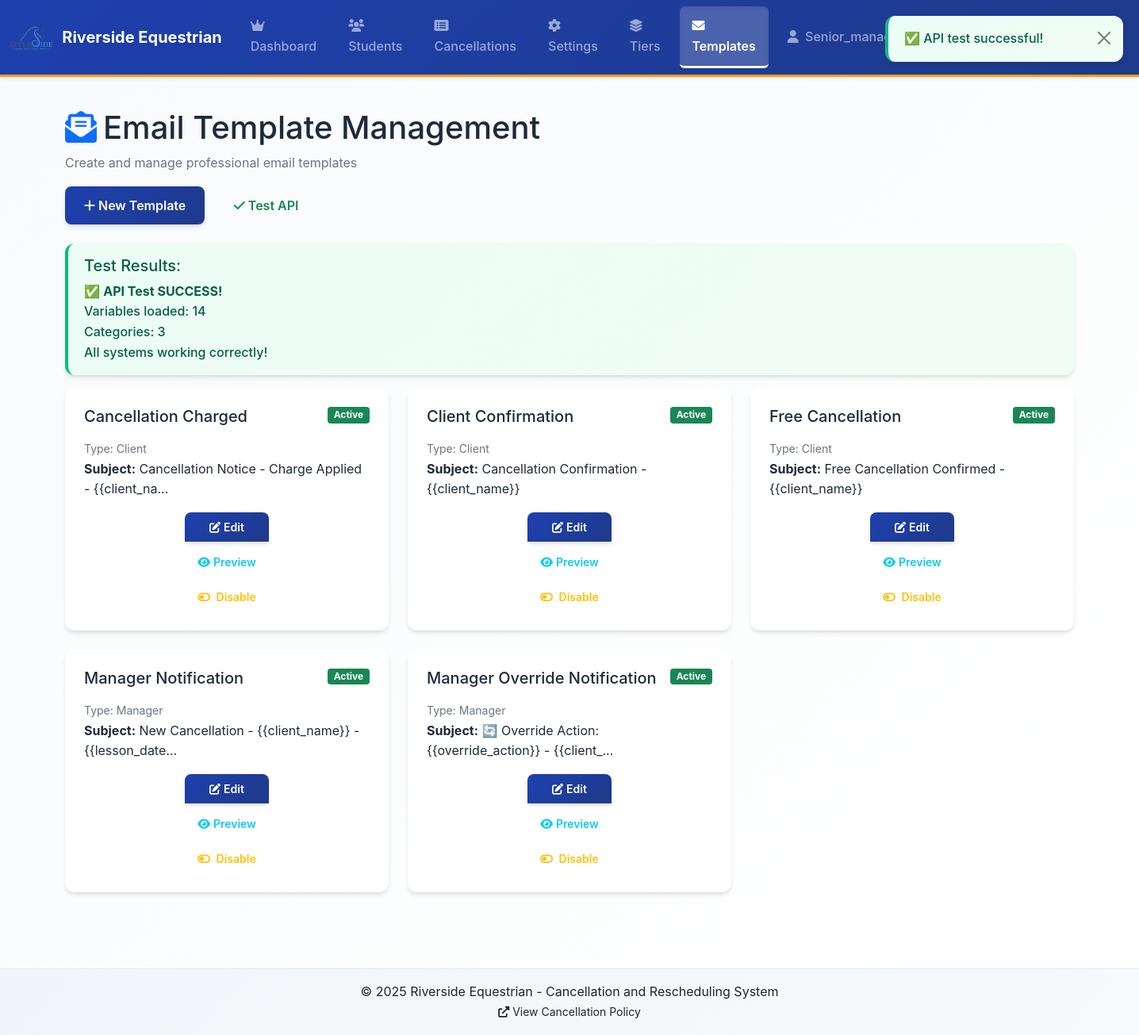
The app's page /senior/templates (signed in) with its own data.
### tables this page shows
CREATE TABLE email_templates (
                id TEXT PRIMARY KEY,
                name TEXT NOT NULL,
                subject TEXT NOT NULL,
                body TEXT NOT NULL,
                type TEXT NOT NULL DEFAULT 'client',
                active BOOLEAN DEFAULT 1,
                auto_send BOOLEAN DEFAULT 1,
                priority TEXT DEFAULT 'normal',
                delay_minutes INTEGER DEFAULT 0,
                include_attachment BOOLEAN DEFAULT 0,
                variables_used TEXT,
                created_at TIMESTAMP DEFAULT CURRENT_TIMESTAMP,
                updated_at TIMESTAMP DEFAULT CURRENT_TIMESTAMP
            );

### app.py (the view)
@app.route("/senior/templates")
@login_required
@senior_admin_required
def senior_templates():
    try:
        conn = get_db()
        templates = conn.execute(
            """
            SELECT id, name, subject, body, type, active, auto_send, priority,
                   delay_minutes, include_attachment, variables_used, created_at, updated_at
            FROM email_templates
            ORDER BY active DESC, type, name
        """
        ).fetchall()
        conn.close()
        template_list = []
        for template in templates:
            template_dict = dict(template)
            for date_field in ["created_at", "updated_at"]:
                if template_dict.get(date_field):
                    try:
                        template_dict[date_field] = datetime.strptime(
                            template_dict[date_field], "%Y-%m-%d %H:%M:%S"
                        )
                    except (ValueError, TypeError):
                        template_dict[date_field] = datetime.now()
            template_list.append(template_dict)
        return render_template("senior_templates.html", templates=template_list)
    except Exception as e:
        print(f"Error in senior_templates: {e}")
        return render_template("senior_templates.html", templates=[], error=str(e))

### app.py (called while the page is built)
def get_db():
    conn = sqlite3.connect(app.config["DATABASE"])
    conn.row_factory = sqlite3.Row
    return conn

def login_required(f):
    @wraps(f)
    def decorated_function(*args, **kwargs):
        if "user_id" not in session:
            return redirect(url_for("login"))
        return f(*args, **kwargs)
    return decorated_function

def senior_admin_required(f):
    @wraps(f)
    def decorated_function(*args, **kwargs):
        if "user_role" not in session or session["user_role"] != "senior_manager":
            flash("Senior manager access required", "error")
            return redirect(url_for("dashboard"))
        return f(*args, **kwargs)
    return decorated_function

def toronto_now():
    pacific_tz = pytz.timezone("America/Los_Angeles")
    utc_now = datetime.utcnow()
    utc_dt = pytz.UTC.localize(utc_now)
    return utc_dt.astimezone(pacific_tz)

@app.context_processor
def inject_now():
    return {"now": toronto_now()}

### templates/senior_templates.html (shortened to what this page needs)
{% extends "base.html" %}  {% block content %}
<div class="container-fluid">
  <div class="row mb-4">
    <div class="col-12">
      <h1>
        <i class="fas fa-envelope-open-text me-2 text-primary"></i>Email
        Template Management
      </h1>
      <p class="text-muted">Create and manage professional email templates</p>
      <div class="mt-3">
        <button type="button" class="btn btn-primary me-2" id="newTemplateBtn">
          <i class="fas fa-plus me-1"></i>New Template
        </button>
        <button
          type="button"
          class="btn btn-outline-success me-2"
          id="testAPIBtn"
        >
          <i class="fas fa-check me-1"></i>Test API
        </button>
      </div>
    </div>
  </div>
  <div class="alert alert-info" id="testResults" style="display: none">
    <h5>Test Results:</h5>
    <div id="testOutput">Running tests...</div>
  </div>
  <div class="row">
    {% if templates %} {% for template in templates %}
    <div class="col-lg-4 col-md-6 mb-4">
      <div class="card h-100">
        <div class="card-body">
          <div class="d-flex justify-content-between align-items-start mb-2">
            <h5 class="card-title">{{ template.name }}</h5>
            <span
              class="badge bg-{{ 'success' if template.active else 'secondary' }}"
            >
              {{ 'Active' if template.active else 'Inactive' }}
            </span>
          </div>
          <p class="card-text">
            <small class="text-muted">Type: {{ template.type|title }}</small
            ><br />
            <strong>Subject:</strong> {{ template.subject[:50] }}{% if
            template.subject|length > 50 %}...{% endif %}
          </p>
          <div class="btn-group-vertical d-grid gap-2">
            <button
              class="btn btn-primary btn-sm edit-btn"
              data-template-id="{{ template.id }}"
            >
              <i class="fas fa-edit me-1"></i>Edit
            </button>
            <button
              class="btn btn-outline-info btn-sm preview-btn"
              data-template-id="{{ template.id }}"
            >
              <i class="fas fa-eye me-1"></i>Preview
            </button>
            <button
              class="btn btn-outline-warning btn-sm toggle-btn"
              data-template-id="{{ template.id }}"
            >
              <i
                class="fas fa-toggle-{{ 'off' if template.active else 'on' }} me-1"
              ></i>
              {{ 'Disable' if template.active else 'Enable' }}
            </button>
          </div>
        </div>
      </div>
    </div>
    {% endfor %} {% endif %}
  </div>
</div>
{% endblock %}

### templates/base.html (shortened to what this page needs)
<!DOCTYPE html>
<html lang="en">
  <head>
    <link
      href="https://cdnjs.cloudflare.com/ajax/libs/bootstrap/5.1.3/css/bootstrap.min.css"
      rel="stylesheet"
    />
    <link
      href="https://cdnjs.cloudflare.com/ajax/libs/font-awesome/6.0.0/css/all.min.css"
      rel="stylesheet"
    />
    <link
      href="{{ url_for('static', filename='css/main.css') }}"
      rel="stylesheet"
    />
  </head>
  <body>
    <nav class="navbar navbar-expand-lg navbar-dark bg-primary sticky-top">
      <div class="container-fluid">
        <a class="navbar-brand" href="{{ url_for('index') }}">
          <img
            src="{{ url_for('static', filename='riverside1.png') }}"
            alt="Riverside Equestrian"
            style="height: 30px; margin-right: 0.5rem; vertical-align: middle"
          />
          Riverside Equestrian
        </a>
        {% if session.user_id %}
        <div class="collapse navbar-collapse" id="navbarNav">
          <ul class="navbar-nav me-auto">
            {% if session.user_role == 'senior_manager' %}
            <li class="nav-item">
              <a
                class="nav-link {{ 'active' if request.endpoint in ['senior_dashboard', 'dashboard'] else '' }}"
                href="{{ url_for('senior_dashboard') }}"
              >
                <i class="fas fa-crown me-1"></i>Dashboard
              </a>
            </li>
            <li class="nav-item">
              <a
                class="nav-link {{ 'active' if request.endpoint == 'manager_students' else '' }}"
                href="{{ url_for('manager_students') }}"
              >
                <i class="fas fa-users me-1"></i>Students
              </a>
            </li>
            <li class="nav-item">
              <a
                class="nav-link {{ 'active' if request.endpoint == 'manager_cancellations' else '' }}"
                href="{{ url_for('manager_cancellations') }}"
              >
                <i class="fas fa-list-alt me-1"></i>Cancellations
              </a>
            </li>
            <li class="nav-item">
              <a
                class="nav-link {{ 'active' if request.endpoint == 'senior_settings' else '' }}"
                href="{{ url_for('senior_settings') }}"
              >
                <i class="fas fa-cog me-1"></i>Settings
              </a>
            </li>
            <li class="nav-item">
              <a
                class="nav-link {{ 'active' if request.endpoint == 'senior_tiers' else '' }}"
                href="{{ url_for('senior_tiers') }}"
              >
                <i class="fas fa-layer-group me-1"></i>Tiers
              </a>
            </li>
            <li class="nav-item">
              <a
                class="nav-link {{ 'active' if request.endpoint == 'senior_templates' else '' }}"
                href="{{ url_for('senior_templates') }}"
              >
                <i class="fas fa-envelope me-1"></i>Templates
              </a>
            </li>
            {% endif %}
          </ul>
          <ul class="navbar-nav">
            <li class="nav-item dropdown">
              <a
                class="nav-link dropdown-toggle"
                href="#"
                id="navbarDropdown"
                role="button"
                data-bs-toggle="dropdown"
                aria-expanded="false"
              >
                <i class="fas fa-user me-1"></i>
                {% if session.user_role == 'client' %} {{ session.user_name }}
                {% else %} {{ session.user_role|title }} - {{ session.user_email
                }} {% endif %}
              </a>
            </li>
          </ul>
        </div>
        {% endif %}
      </div>
    </nav>
    <main class="container my-4">{% block content %}{% endblock %}</main>
    <footer class="bg-light text-center text-muted py-3 mt-5">
      <div class="container">
        <p class="mb-0">
          © 2025 Riverside Equestrian - Cancellation and Rescheduling System
        </p>
        <small>
          <a
            href="https://www.riversideequestrian.ca/cancellations"
            target="_blank"
            class="text-decoration-none"
          >
            <i class="fas fa-external-link-alt me-1"></i>View Cancellation
            Policy
          </a>
        </small>
      </div>
    </footer>
  </body>
</html>

### static/css/main.css (style rules this page uses)
:root { --primary-color: #1e40af; --primary-dark: #1e3a8a; --primary-light: #3b82f6; --secondary-color: #64748b; --accent-color: #f59e0b; --success-color: #10b981; --warning-color: #f59e0b; --danger-color: #ef4444; --info-color: #06b6d4; --white: #ffffff; --gray-50: #f8fafc; --gray-100: #f1f5f9; --gray-200: #e2e8f0; --gray-300: #cbd5e1; --gray-400: #94a3b8; --gray-500: #64748b; --gray-600: #475569; --gray-700: #334155; --gray-800: #1e293b; --gray-900: #0f172a; --font-primary: "Inter", -apple-system, BlinkMacSystemFont, "Segoe UI", sans-serif; --font-mono: "JetBrains Mono", "Fira Code", monospace; --spacing-xs: 0.25rem; --spacing-sm: 0.5rem; --spacing-md: 1rem; --spacing-lg: 1.5rem; --spacing-xl: 2rem; --spacing-2xl: 3rem; --shadow-sm: 0 1px 2px 0 rgb(0 0 0 / 0.05); --shadow-md: 0 4px 6px -1px rgb(0 0 0 / 0.1), 0 2px 4px -2px rgb(0 0 0 / 0.1); --shadow-lg: 0 10px 15px -3px rgb(0 0 0 / 0.1), 0 4px 6px -4px rgb(0 0 0 / 0.1); --shadow-xl: 0 20px 25px -5px rgb(0 0 0 / 0.1), 0 8px 10px -6px rgb(0 0 0 / 0.1); --radius-sm: 0.375rem; --radius-md: 0.5rem; --radius-lg: 0.75rem; --radius-xl: 1rem; }
* { box-sizing: border-box; }
html { scroll-behavior: smooth; }
body { font-family: var(--font-primary); background: linear-gradient(135deg, var(--gray-50) 0%, var(--white) 100%); color: var(--gray-800); line-height: 1.6; min-height: 100vh; display: flex; flex-direction: column; }
main { flex: 1; }
.navbar { background: linear-gradient( 135deg, var(--primary-color) 0%, var(--primary-dark) 100% ) !important; box-shadow: var(--shadow-lg); border-bottom: 3px solid var(--accent-color); backdrop-filter: blur(10px); }
.navbar-brand { font-weight: 700; font-size: 1.25rem; text-shadow: 0 2px 4px rgba(0, 0, 0, 0.1); transition: all 0.3s ease; }
.navbar-nav .nav-link { font-weight: 500; padding: 0.75rem 1rem !important; border-radius: var(--radius-md); margin: 0 0.25rem; transition: all 0.3s ease; position: relative; overflow: hidden; }
.navbar-nav .nav-link.active { background: rgba(255, 255, 255, 0.2); box-shadow: inset 0 2px 4px rgba(0, 0, 0, 0.1); }
.navbar-nav .nav-link::before { content: ""; position: absolute; bottom: 0; left: 0; width: 0; height: 2px; background: var(--accent-color); transition: width 0.3s ease; }
.card { border: none; border-radius: var(--radius-lg); box-shadow: var(--shadow-md); background: var(--white); transition: all 0.3s ease; overflow: hidden; }
.card-body { padding: 1.5rem; }
.btn { font-weight: 600; padding: 0.75rem 1.5rem; border-radius: var(--radius-md); border: none; transition: all 0.3s ease; position: relative; overflow: hidden; }
.btn::before { content: ""; position: absolute; top: 0; left: -100%; width: 100%; height: 100%; background: linear-gradient( 90deg, transparent, rgba(255, 255, 255, 0.2), transparent ); transition: left 0.5s; }
.btn-primary { background: linear-gradient( 135deg, var(--primary-color) 0%, var(--primary-dark) 100% ); box-shadow: var(--shadow-md); }
.btn-sm { padding: 0.5rem 1rem; font-size: 0.875rem; }
.alert { border: none; border-radius: var(--radius-lg); padding: 1rem 1.25rem; font-weight: 500; box-shadow: var(--shadow-md); border-left: 4px solid; }
.alert-success { background: linear-gradient(135deg, #ecfdf5 0%, #f0fdf4 100%); color: #065f46; border-left-color: var(--success-color); }
footer { background: linear-gradient(135deg, var(--gray-100) 0%, var(--gray-50) 100%); border-top: 1px solid var(--gray-200); margin-top: auto; }
footer a { color: var(--gray-600); transition: color 0.3s ease; }

### records on screen
email_templates: name "Cancellation Charged", active "Active", type "Client", subject "Cancellation Notice - Charge Applied - {{client_na", active "Disable"
email_templates: name "Client Confirmation", active "Active", type "Client", subject "Cancellation Confirmation - {{client_name}}", active "Disable"
email_templates: name "Free Cancellation", active "Active", type "Client", subject "Free Cancellation Confirmed - {{client_name}}", active "Disable"
email_templates: name "Manager Notification", active "Active", type "Manager", subject "New Cancellation - {{client_name}} - {{lesson_date", active "Disable"
email_templates: name "Manager Override Notification", active "Active", type "Manager", subject "🔄 Override Action: {{override_action}} - {{client_", active "Disable"

### other values on screen
{{ session.user_role|title }} "Senior_manager"
{{ session.user_email }} "admin@riversideequestrian.ca"
